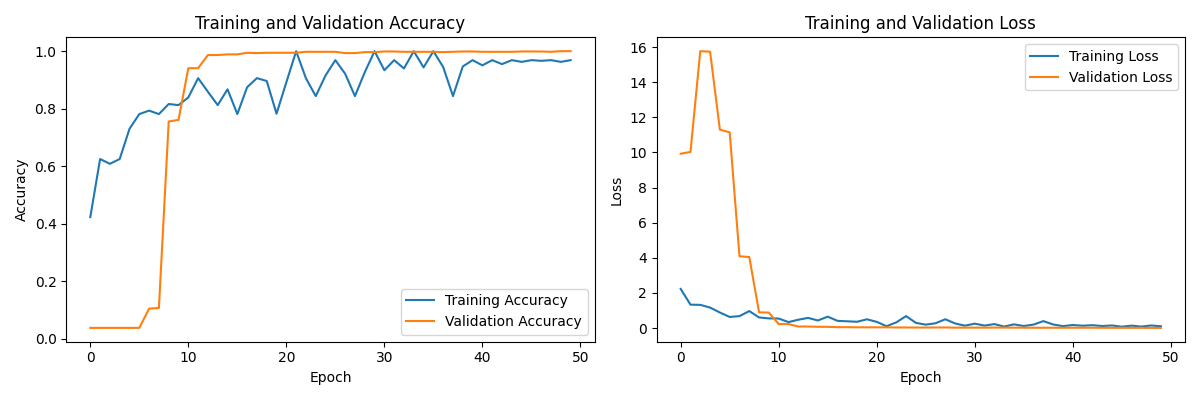
#> input picture training_history.png, 1200 x 400 px
$ python -i image_processing.py   (imports and definitions only)
#> lines starting #> are read from the running program, lines starting #| are printed output that depends on the picture; after the words box and inside, x2 and y2 are one past the last pixel; in counts of white or black regions, pixels touching at a corner belong together
#> further down, picture is the input picture: shape (400, 1200, 3); mean B, G, R 248.1, 248.5, 248.8
import cv2
import numpy as np

def preprocess_frame(frame, target_size=(128, 128)):
    """Enhanced preprocessing pipeline with adaptive thresholding"""
#> called with target_size = (128, 128)
    if frame is None or frame.size == 0:
        return None

    try:
        # Convert to grayscale
        gray = cv2.cvtColor(frame, cv2.COLOR_BGR2GRAY)
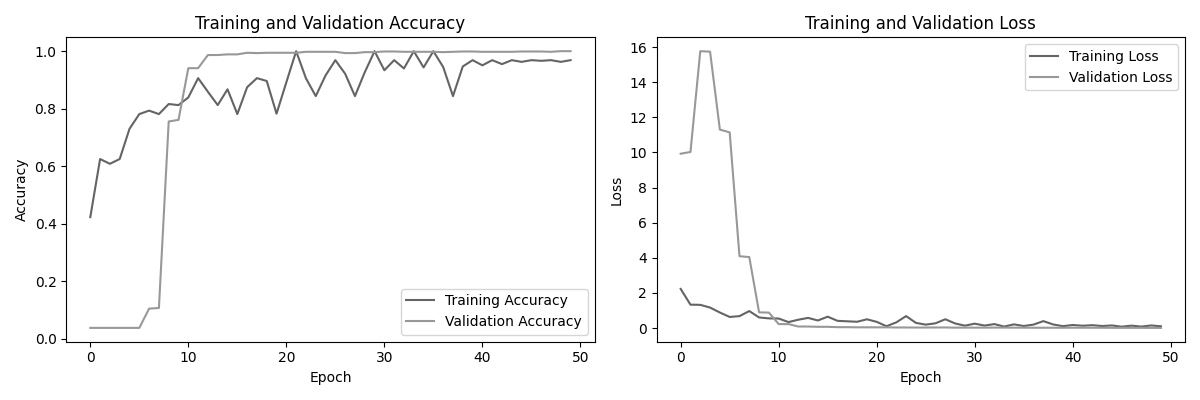
#> gray: shape (400, 1200); min 0, max 255, mean 248.5

        # Apply Gaussian blur (reduced kernel size from 5x5 to 3x3 for sharper features)
        blur = cv2.GaussianBlur(gray, (3,3), 2)
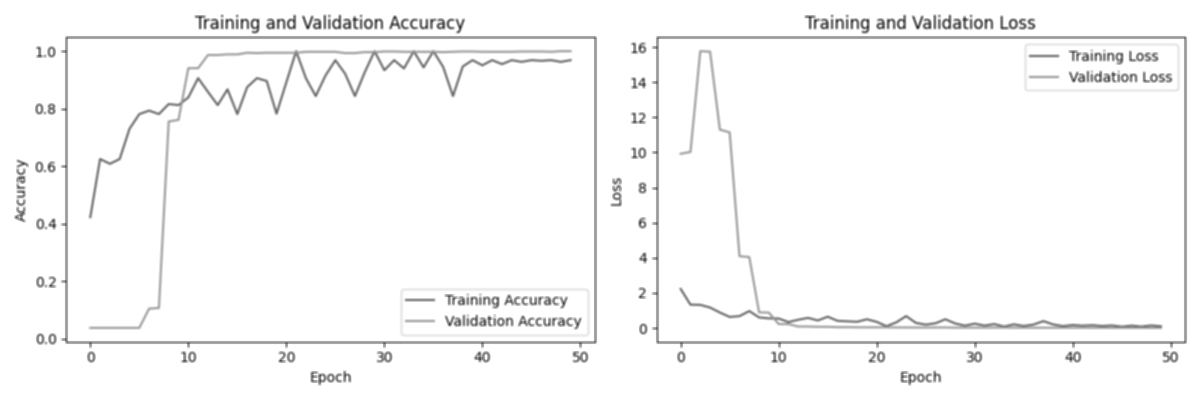
#> blur: shape (400, 1200); min 41, max 255, mean 248.5

        # Adaptive thresholding with Gaussian
        thresh = cv2.adaptiveThreshold(
            blur, 255,
            cv2.ADAPTIVE_THRESH_GAUSSIAN_C,
            cv2.THRESH_BINARY_INV, 11, 2
        )
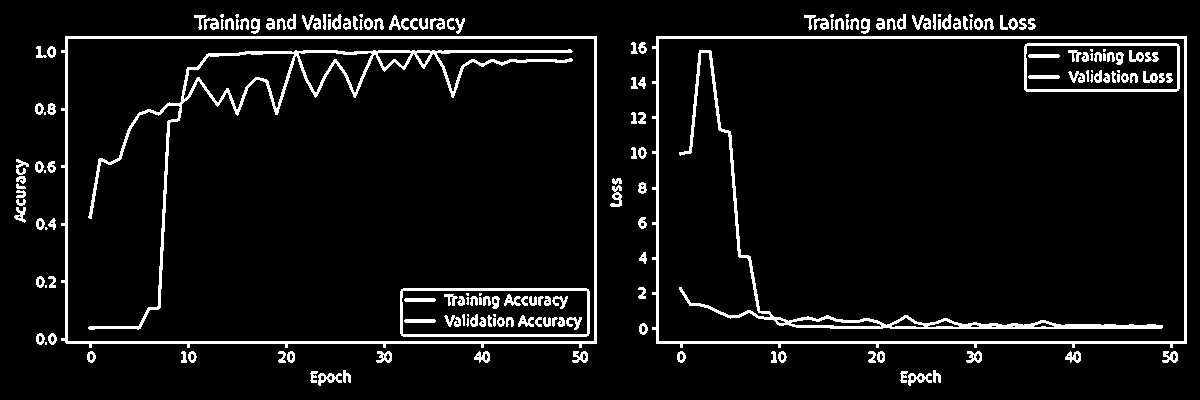
#> thresh: shape (400, 1200); 6.7% white; 185 white regions (25 under 20 px), largest, box (x1, y1, x2, y2) and area: (652, 36, 1187, 348) 5178, (61, 36, 597, 348) 5147, (88, 49, 573, 330) 4957

        # Optional: OTSU thresholding (can be commented out if adaptive works well)
        _, otsu = cv2.threshold(thresh, 0, 255, cv2.THRESH_BINARY_INV+cv2.THRESH_OTSU)

        # Resize and expand dimensions for model input
        processed = cv2.resize(otsu, target_size)
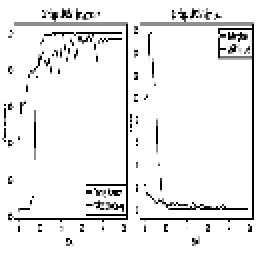
#> processed: shape (128, 128) (shown 2 times larger); min 0, max 255, mean 237.2
        return np.expand_dims(processed, axis=-1)

    except Exception as e:
        logging.error(f"Image processing error: {str(e)}")
        return None

>>> import cv2
>>> picture = cv2.imread('../../training_history.png')
>>> result = preprocess_frame(picture)
